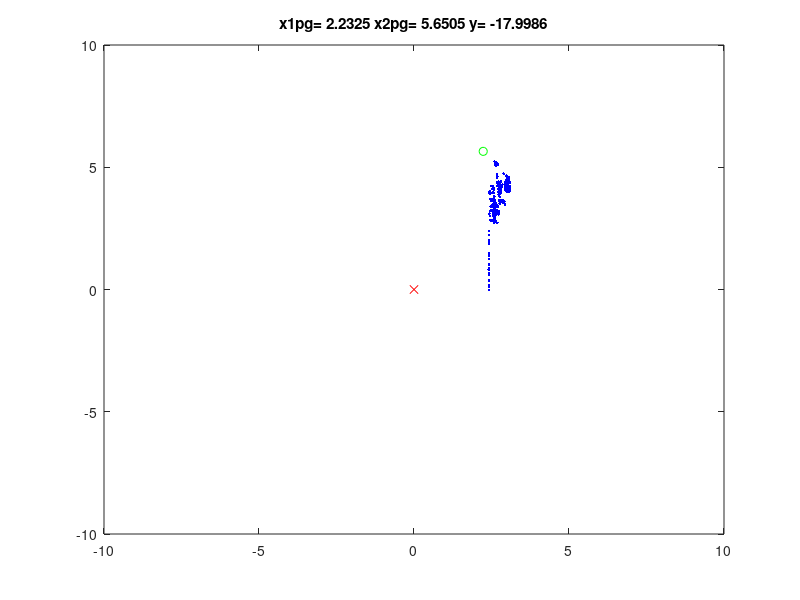

The MATLAB source for this figure:
clear all;
close all;
clc;

np=300; %N?mero de particulas
 
 x1p=rand(np,1); %La posici?n de inicio de cada particula
 x1pg=0; %La posici?n inicial del mejor global
 x1pL=x1p; %valores iniciales de los mejores locales
 vx1=zeros(np,1); %velocidad inicial de cada particula
  
 x2p=rand(np,1); %La posici?n de inicio de cada particula
 x2pg=0; %La posici?n inicial del mejor global
 x2pL=x2p; %valores iniciales de los mejores locales
 vx2=zeros(np,1); %velocidad inicial de cada particula
 
 fxpg=1000000; %desempe?o inicial del mejor global
 fxpL=ones(np,1)*fxpg; %desempe?o inicial de los Locales
 
 c1=.5; %Velocidad de convergencia al mejor global 
 c2=.5; %velocidad de convergencia al mejor local
 a=1000; %Penalizaci?n
 for k=1:100
     %fx=20+x1p.^2-10*cos(2*pi*x1p)+x2p.^2-10*cos(2*pi*x2p); %Funci?n de desempe?o
     fx= -(3*x1p+2*x2p)+a*max(x1p-4,0)+a*max(x2p-6,0)+...
         a*max(3*x1p+2*x2p-18,0)+a*max(-x1p,0)+...
         a*max(-x2p,0);
     
     
     [val,ind]=min(fx); %M?nimo de la funci?n y su posici?n
     
     % Determinar el mejor global
     
     if val<fxpg
         x1pg=x1p(ind,1);
         x2pg=x2p(ind,1);
         fxpg=val;
     end
     
     %Determinar los mejores locales
     
     for p=1:np  %Para cada particula
         if fx(p,1)<fxpL(p,1) %Compara el desempe?o con el mejor local
            fxpL(p,1)=fx(p,1); %Actualiza el desempe?o
            x1pL(p,1)=x1p(p,1); %Actualiza posici?n
            x2pL(p,1)=x2p(p,1);
         end
     end
     
     
     %% NO VA s?lo para graficar
     plot(x1p,x2p,'b.',x1pg,x2pg,'go',0,0,'rx');
     %Tercer par?metro es el color y el tipo de l?nea
     axis([-10 10 -10 10]);
     
     title(['x1pg= ' num2str(x1pg) ' x2pg= ' num2str(x2pg) ' y= ' num2str(fxpg)]);
     pause(0.1);
     
     %% 
     vx1=vx1+c1*rand()*(x1pg-x1p)+c2*rand()*(x1pL-x1p); %Nueva velocidad
     x1p=x1p+vx1; %nueva Posici?n
     
     vx2=vx2+c1*rand()*(x2pg-x2p)+c2*rand()*(x2pL-x2p); %Nueva velocidad
     x2p=x2p+vx2; %nueva Posici?n
 end
fxpg=3*x1pg+2*x2pg